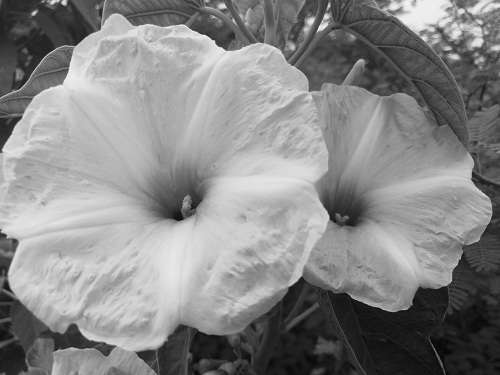
#> input picture Talleres/2025-05-02_taller_segmentacion_formas/python/flor.jpg, 500 x 375 px
$ jupyter execute taller_segmentacion_formas.ipynb   (shell and % lines are left out)
#> lines starting #> are read from the running program, lines starting #| are printed output that depends on the picture; after the words box and inside, x2 and y2 are one past the last pixel; in counts of white or black regions, pixels touching at a corner belong together
# **Taller Segmentación de Formas**

[cell 1]
import cv2
import numpy as np
import matplotlib.pyplot as plt
import os
import imageio

### *Crear carpeta de salida*

[cell 2]
os.makedirs("resultados", exist_ok=True)

### *Cargar imagen*

[cell 3]
img = cv2.imread("flor.jpg")
#> img is the input picture: shape (375, 500, 3); min 0, max 255, mean 134.8
if img is None:
    raise FileNotFoundError("No se encontró flor.jpg en el directorio.")

## **1. Convertir a escala de grises**

[cell 4]
gray = cv2.cvtColor(img, cv2.COLOR_BGR2GRAY)
cv2.imwrite("resultados/01_gris.jpg", gray)
#> Out = True

## **2. Binarización fija**

[cell 5]
_, thresh_fijo = cv2.threshold(gray, 127, 255, cv2.THRESH_BINARY_INV)
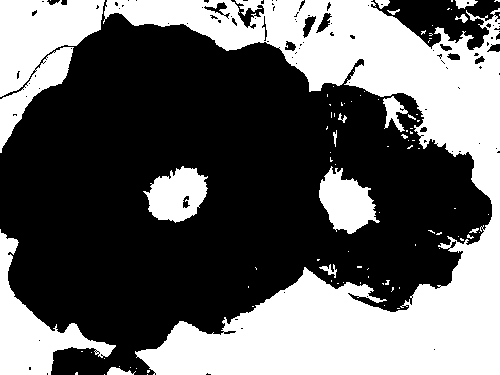
#> thresh_fijo: shape (375, 500); 39.4% white; 92 white regions (76 under 20 px), largest, box (x1, y1, x2, y2) and area: (103, 0, 500, 375) 54199, (0, 0, 105, 153) 8275, (0, 229, 116, 375) 5173
cv2.imwrite("resultados/02_binarizacion_fija.jpg", thresh_fijo)
#> Out = True

## **3. Binarización adaptativa**

[cell 6]
thresh_adapt = cv2.adaptiveThreshold(gray, 255, cv2.ADAPTIVE_THRESH_MEAN_C,
                                     cv2.THRESH_BINARY_INV, 11, 5)
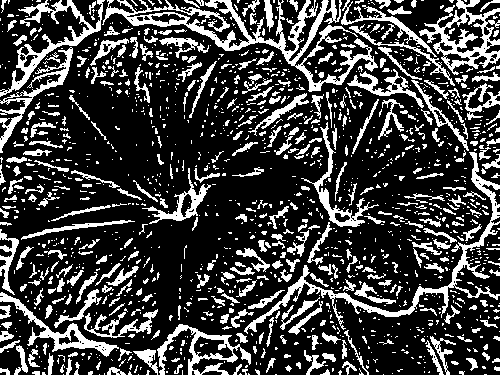
#> thresh_adapt: shape (375, 500); 25.1% white; 1484 white regions (1113 under 20 px)
cv2.imwrite("resultados/03_binarizacion_adaptativa.jpg", thresh_adapt)
#> Out = True

## **4. Detectar contornos**

[cell 7]
contornos, _ = cv2.findContours(thresh_adapt, cv2.RETR_EXTERNAL, cv2.CHAIN_APPROX_SIMPLE)
#> contornos = 1476 contours, 1258 with area under 20; largest, box (x1, y1, x2, y2) and area: (102, 0, 378, 92) 3758, (419, 0, 500, 75) 2728, (244, 152, 500, 334) 2214, (157, 324, 251, 375) 1541, (0, 0, 105, 97) 1452
# contornos
img_contornos = img.copy()

areas = []
perimetros = []
for cnt in contornos:
    area = cv2.contourArea(cnt)
    perim = cv2.arcLength(cnt, True)
    if area < 100: continue  # descartar ruido pequeño

    areas.append(area)
    perimetros.append(perim)

    # Dibujar contorno
    cv2.drawContours(img_contornos, [cnt], -1, (0, 255, 0), 2)

    # Bounding box
    x, y, w, h = cv2.boundingRect(cnt)
    cv2.rectangle(img_contornos, (x, y), (x+w, y+h), (255, 0, 0), 1)

    # Centroide
    M = cv2.moments(cnt)
    if M["m00"] != 0:
        cx = int(M["m10"] / M["m00"])
        cy = int(M["m01"] / M["m00"])
        cv2.circle(img_contornos, (cx, cy), 3, (0, 0, 255), -1)
        cv2.putText(img_contornos, f"({cx},{cy})", (cx + 5, cy),
                    cv2.FONT_HERSHEY_SIMPLEX, 0.3, (0, 0, 0), 1)
#> this loop made 1476 passes
#> (area, perim, x, y, w, h, cx, cy) on passes 99, 103, 119, 128, 139, 193, 242, 273, 288, 315, 322, 327: (122.5, 113.2, 304, 350, 22, 25, 312, 362), (203, 109.7, 133, 349, 25, 26, 147, 357), (131, 94.43, 14, 345, 14, 30, 21, 360), (104, 105.7, 425, 340, 19, 35, 434, 358), (183.5, 169.8, 430, 336, 26, 39, 441, 350), (1541, 568.4, 157, 324, 94, 51, 204, 349), (466.5, 460.9, 84, 309, 74, 29, 121, 324), (154, 119.5, 288, 301, 35, 34, 303, 321), (180, 169.8, 280, 297, 40, 33, 297, 311), (1197, 429.8, 0, 292, 119, 65, 61, 332), (124.5, 95.01, 248, 290, 37, 19, 264, 301), (250, 180.2, 54, 289, 48, 39, 81, 307)
#> (area, perim, x, y, w, h, cx) on pass 1470: (3758, 2673.8, 102, 0, 276, 92, 254)
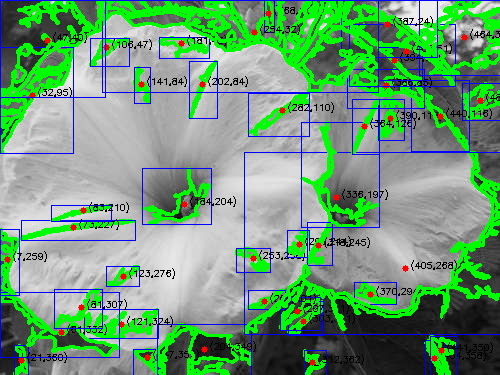
#> img_contornos: shape (375, 500, 3); mean B, G, R 118.1, 155.9, 109.5
#> after the loop, areas = 41 values, max 3758 at index 39, min 102 at index 29, mean 545; perimetros = 41 values, max 2673.8 at index 39, min 77.21 at index 38, mean 356.6

cv2.imwrite("resultados/04_contornos_dibujados.jpg", img_contornos)
#> Out = True

## **5. Calcular métricas**

[cell 8]
num_formas = len(areas)
#> num_formas = 41
area_prom = np.mean(areas) if areas else 0
#> area_prom = 545
perim_prom = np.mean(perimetros) if perimetros else 0
#> perim_prom = 356.6

print(f"Número de formas: {num_formas}")
#| Número de formas: 41
print(f"Área promedio: {area_prom:.2f}")
#| Área promedio: 545.04
print(f"Perímetro promedio: {perim_prom:.2f}")
#| Perímetro promedio: 356.60

## **6. Crear GIF**

[cell 9]
gif_imgs = [
    "resultados/01_gris.jpg",
    "resultados/02_binarizacion_fija.jpg",
    "resultados/03_binarizacion_adaptativa.jpg",
    "resultados/04_contornos_dibujados.jpg"
]

base_shape = cv2.imread(gif_imgs[0]).shape[:2]  # alto, ancho
#> base_shape = (375, 500)
frames = []
for path in gif_imgs:
    img = cv2.imread(path)
#> img: shape (375, 500, 3); min 0, max 255, mean 134.8
    img_resized = cv2.resize(img, (base_shape[1], base_shape[0]))
    frames.append(img_resized)
imageio.mimsave("resultados/segmentacion.gif", frames, duration=2000)
